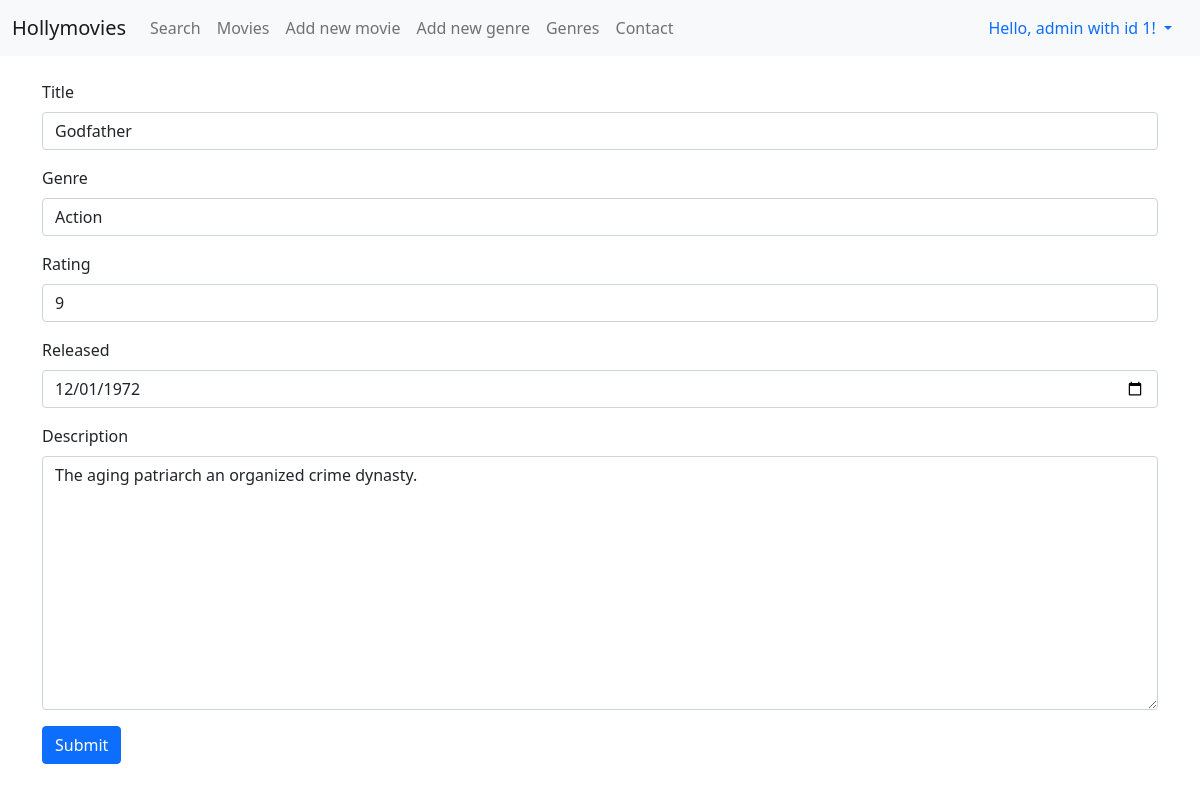
Screenshot of /movies/1/update (signed in) with the database file from the repository.
### viewer/models.py (models this page shows, shortened)
class Movie(Model):
    title = CharField(max_length=128)
    genre = ForeignKey(Genre, on_delete=DO_NOTHING)
    rating = IntegerField()
    released = DateField()
    description = TextField()
    created = DateTimeField(auto_now_add=True)

### viewer/views.py (the view, shortened to what this page needs)
# urls.py: path('movies/<int:pk>/update', MovieUpdateView.as_view(), name="update_movie"),
class MovieUpdateView(LoginRequiredMixin, UpdateView):
    template_name = "forms/form.html"
    form_class = MovieForm
    model = Movie
    success_url = reverse_lazy('index')

### viewer/forms.py (shortened to what this page needs)
class MovieForm(ModelForm):
    class Meta:
        model = Movie
        fields = '__all__'
    title = CharField(max_length=128, validators=[capitalized_validator])
    released = PastMonthField(widget=NumberInput(attrs={'type': 'date'}))
    description = CharField(widget=Textarea, required=False, validators=[dupa_validator, unique_words_validator])

### viewer/models.py (called while the page is built)
    def __str__(self):
        return f"{self.name}"

### viewer/templates/forms/form.html (shortened to what this page needs)
{% extends "base.html" %}
{% block content %}
    <form method="post" class="py-4">
        {% include "forms/form_base_bs5.html" %}
        <button type="submit" class="btn btn-primary">Submit</button>
    </form>
{% endblock %}

### viewer/templates/base.html (shortened to what this page needs)
<!DOCTYPE html>
<html lang="en">
<head>
    <link href="https://cdn.jsdelivr.net/npm/bootstrap@5.1.3/dist/css/bootstrap.min.css" rel="stylesheet">
    <link rel="stylesheet" href="https://cdnjs.cloudflare.com/ajax/libs/font-awesome/4.7.0/css/font-awesome.css" />
</head>
<body>
<nav class="navbar navbar-expand-lg navbar-light bg-light">
  <div class="container-fluid">
    <a class="navbar-brand" href="{% url 'index' %}">Hollymovies</a>
    <div class="collapse navbar-collapse" id="navbarNav">
      <ul class="navbar-nav">
        <li class="nav-item">
          <a class="nav-link" href="{% url 'search' %}">Search</a>
        </li>
        <li class="nav-item">
          <a class="nav-link" href="{% url 'movies' %}">Movies</a>
        </li>
        <li class="nav-item">
          <a class="nav-link" href="{% url 'create_movie' %}">Add new movie</a>
        </li>
        <li class="nav-item">
          <a class="nav-link" href="{% url 'create_genre' %}">Add new genre</a>
        </li>
        <li class="nav-item">
          <a class="nav-link" href="{% url 'genres' %}">Genres</a>
        </li>
        <li class="nav-item">
          <a class="nav-link" href="{% url 'contact' %}">Contact</a>
        </li>
      </ul>
    </div>
      <div class="nav-item dropdown">
          {% if user.is_authenticated %}
            <a class="nav-link dropdown-toggle" href="#" id="dropdownAuthenticatedUserMenu" data-bs-toggle="dropdown">
            {% if user.first_name %}Hello, {{ user.first_name }}!
            {% else %}Hello, {{ user.username }} with id {{ user.id }}!{% endif %}
            </a>
          {% endif %}
      </div>
  </div>
</nav>
<div class="container">
  {% block content %}
  {% endblock %}
</div>
</body>
</html>

### viewer/templates/forms/form_base_bs5.html (shortened to what this page needs)
{% load widget_tweaks %}
    {% for field in form.visible_fields %}
      <div class="form-group mb-3">
      <label for="{{ field.id_for_label }}" class="form-label">{{ field.label }}</label>
      {% if form.is_bound %}
          {% if field.errors %}
            {% render_field field class="form-control is-invalid" %}
            {% for error in field.errors %}
                <div class="invalid-feedback">
                    {{ error }}
                </div>
            {% endfor %}
          {% else %}
              {% render_field field class="form-control is-valid" %}
          {% endif %}
      {% else %}
          {% render_field field class="form-control" %}
      {% endif %}
      </div>
    {% endfor %}

### rows the page displays
Movie: title "Godfather" "Action" "9" "12/01/1972" "The aging patriarch an organized crime dynasty."

### other values shown
{{ user.username }} "admin"
{{ user.id }} "1"
{{ field.label }} "Title" "Genre" "Rating" "Released" "Description"
